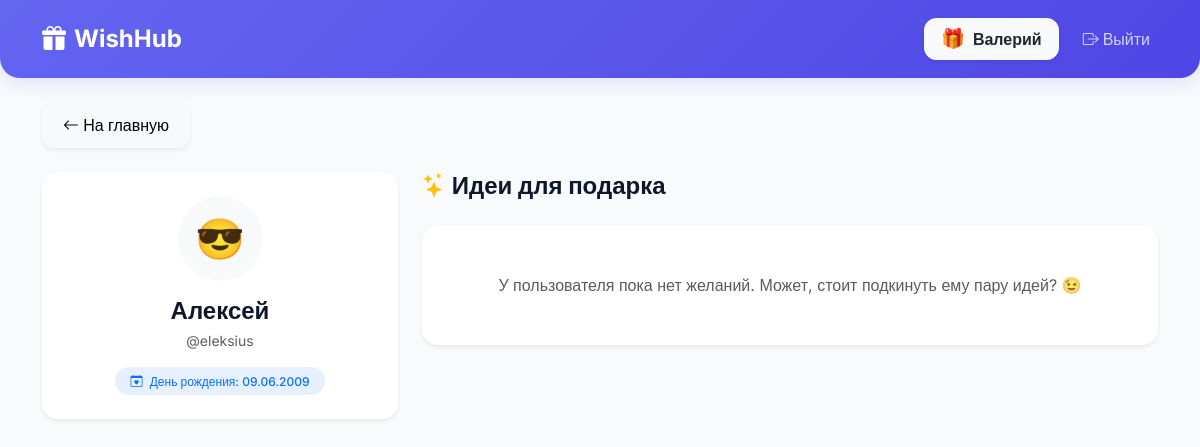
Screenshot of /user/1 (signed in) with the database file from the repository.
### app.py (models this page shows)
class User(UserMixin, db.Model):
    id = db.Column(db.Integer, primary_key=True)
    username = db.Column(db.String(50), unique=True, nullable=False)
    password_hash = db.Column(db.String(255), nullable=False)
    name = db.Column(db.String(50), nullable=False)
    is_admin = db.Column(db.Boolean, default=False)
    birthday = db.Column(db.Date, nullable=True)
    emoji = db.Column(db.String(10), default='🎁')  # Добавили поле для эмодзи
    wishes = db.relationship('WishItem', backref='owner', lazy=True, foreign_keys='WishItem.user_id')

### app.py (the view)
@app.route('/user/<int:user_id>')
@login_required
def view_wishlist(user_id):
    if user_id == current_user.id:
        return redirect(url_for('my_wishlist'))
    target_user = User.query.get_or_404(user_id)
    wishes = WishItem.query.filter_by(user_id=user_id).all()
    return render_template('wishlist.html', target_user=target_user, wishes=wishes)

### app.py (called while the page is built)
@login_manager.user_loader
def load_user(user_id):
    return User.query.get(int(user_id))

### templates/wishlist.html
{% extends "base.html" %}
{% block content %}
<div class="d-flex align-items-center gap-3 mb-4">
    <a href="{{ url_for('index') }}" class="btn btn-light btn-modern shadow-sm">
        <i class="bi bi-arrow-left"></i> На главную
    </a>
</div>
<div class="row">
    <div class="col-md-4 mb-4">
        <div class="card-modern p-4 text-center bg-white shadow-sm">
            <div class="rounded-circle bg-light d-inline-flex align-items-center justify-content-center mb-3" style="width: 85px; height: 85px; font-size: 2.5rem;">
                {{ target_user.emoji }}
            </div>
            <h4 class="fw-bold mb-1">{{ target_user.name }}</h4>
            <p class="text-muted small mb-3">@{{ target_user.username }}</p>
            {% if target_user.birthday %}
                <p class="badge bg-primary bg-opacity-10 text-primary px-3 py-2 rounded-pill mb-0" style="font-weight: 500;">
                    <i class="bi bi-calendar-heart me-1"></i> День рождения: {{ target_user.birthday.strftime('%d.%m.%Y') }}
                </p>
            {% else %}
                <p class="text-muted small mb-0"><i class="bi bi-calendar-x me-1"></i> Дата рождения не указана</p>
            {% endif %}
        </div>
    </div>
    <div class="col-md-8">
        <h4 class="fw-bold mb-4"><i class="bi bi-stars text-warning"></i> Идеи для подарка</h4>
        <div class="row">
            {% for wish in wishes %}
                {% if not wish.is_purchased %}
                <div class="col-md-12 mb-3">
                    <div class="card-modern p-3 bg-white h-100 {% if wish.booked_by_id %}border border-2 border-warning bg-warning bg-opacity-10{% endif %}">
                        <div class="card-body d-flex flex-column justify-content-between">
                            <div>
                                <div class="d-flex justify-content-between align-items-start mb-2">
                                    <h5 class="fw-bold mb-0">{{ wish.title }}</h5>
                                    {% if wish.priority == 'high' %}
                                        <span class="badge bg-danger text-white badge-priority">🔥 Очень хочет</span>
                                    {% elif wish.priority == 'low' %}
                                        <span class="badge bg-secondary text-white badge-priority">💭 Скромное</span>
                                    {% else %}
                                        <span class="badge bg-primary text-white badge-priority">✨ Средний</span>
                                    {% endif %}
                                </div>
                                <p class="text-muted mb-3">{{ wish.description }}</p>
                                {% if wish.link %}
                                    <a href="{{ wish.link }}" target="_blank" class="btn btn-sm btn-light text-primary rounded-3 mb-3">
                                        <i class="bi bi-link-45deg"></i> Ссылка на магазин
                                    </a>
                                {% endif %}
                            </div>
                            <div class="mt-2">
                                {% if not wish.booked_by_id %}
                                    <a href="{{ url_for('book_item', item_id=wish.id) }}" class="btn btn-primary btn-modern w-100 shadow-sm">
                                        <i class="bi bi-bookmark-heart me-1"></i> Забронировать подарок
                                    </a>
                                {% elif wish.booked_by_id == current_user.id %}
                                    <div class="bg-warning bg-opacity-10 p-3 rounded-3 text-center">
                                        <span class="text-warning fw-bold d-block mb-3"><i class="bi bi-exclamation-triangle"></i> Ты забронировал этот подарок</span>
                                        <div class="d-flex gap-2">
                                            <a href="{{ url_for('purchase_item', item_id=wish.id) }}" class="btn btn-success btn-modern flex-grow-1 text-white">
                                                <i class="bi bi-gift-fill me-1"></i> Уже подарил!
                                            </a>
                                            <a href="{{ url_for('unbook_item', item_id=wish.id) }}" class="btn btn-outline-secondary btn-modern">
                                                Отменить
                                            </a>
                                        </div>
                                    </div>
                                {% else %}
                                    <div class="text-center py-2 bg-secondary bg-opacity-10 rounded-3">
                                        <span class="text-muted fw-semibold"><i class="bi bi-lock-fill me-1"></i> Занято: {{ wish.booked_by.name }}</span>
                                    </div>
                                {% endif %}
                            </div>
                        </div>
                    </div>
                </div>
                {% endif %}
            {% else %}
                <div class="col-12">
                    <div class="text-center p-5 card-modern bg-white shadow-sm">
                        <p class="text-muted mb-0">У пользователя пока нет желаний. Может, стоит подкинуть ему пару идей? 😉</p>
                    </div>
                </div>
            {% endfor %}
        </div>
    </div>
</div>
{% endblock %}

### templates/base.html (shortened to what this page needs)
<!DOCTYPE html>
<html lang="ru">
<head>
    <link href="https://cdn.jsdelivr.net/npm/bootstrap@5.3.0/dist/css/bootstrap.min.css" rel="stylesheet">
    <link rel="stylesheet" href="https://cdn.jsdelivr.net/npm/bootstrap-icons@1.11.3/font/bootstrap-icons.min.css">
</head>
<body>
    <nav class="navbar navbar-expand-lg navbar-dark navbar-custom mb-4 py-3">
        <div class="container">
            <a class="navbar-brand fw-bold fs-4 d-flex align-items-center" href="{{ url_for('index') }}">
                <i class="bi bi-gift-fill me-2"></i> WishHub
            </a>
            {% if current_user.is_authenticated %}
            <div class="navbar-nav ms-auto d-flex align-items-center gap-2">
                <a class="btn btn-light text-primary btn-modern d-flex align-items-center px-3 py-2 gap-2 shadow-sm" href="{{ url_for('my_wishlist') }}">
                    <span style="font-size: 1.2rem; line-height: 1;">{{ current_user.emoji }}</span>
                    <span class="fw-bold text-dark">{{ current_user.name }}</span>
                </a>
                <a class="nav-link text-white opacity-75 d-flex align-items-center ms-2" href="{{ url_for('logout') }}"><i class="bi bi-box-arrow-right me-1"></i> Выйти</a>
            </div>
            {% endif %}
        </div>
    </nav>
    <div class="container pb-5">
        {% block content %}{% endblock %}
    </div>
</body>
</html>

### templates/base.html (style rules this page uses)
:root { --primary-gradient: linear-gradient(135deg, #6366f1 0%, #4f46e5 100%); --body-bg: #f8fafc; --card-bg: #ffffff; --text-main: #0f172a; }
body { font-family: 'Inter', sans-serif; background-color: var(--body-bg); color: var(--text-main); }
.navbar-custom { background: var(--primary-gradient); box-shadow: 0 4px 20px rgba(79, 70, 229, 0.15); border-radius: 0 0 20px 20px; }
.card-modern { background: var(--card-bg); border: none; border-radius: 16px; transition: all 0.3s ease; box-shadow: 0 4px 6px -1px rgba(0, 0, 0, 0.05), 0 2px 4px -1px rgba(0, 0, 0, 0.03); }
.btn-modern { border-radius: 12px; padding: 10px 20px; font-weight: 500; transition: all 0.2s ease; }

### rows the page displays
User: emoji "🎁", name "Валерий"
User: emoji "😎", name "Алексей", username "eleksius", birthday "09.06.2009"
